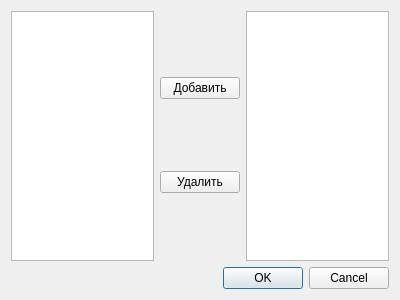
<?xml version="1.0" encoding="UTF-8"?>
<ui version="4.0">
 <class>StatisticAnalyzeDialog</class>
 <widget class="QDialog" name="StatisticAnalyzeDialog">
  <property name="geometry">
   <rect>
    <x>0</x>
    <y>0</y>
    <width>400</width>
    <height>300</height>
   </rect>
  </property>
  <property name="windowTitle">
   <string>Dialog</string>
  </property>
  <layout class="QVBoxLayout" name="verticalLayout">
   <item>
    <layout class="QHBoxLayout" name="horizontalLayout">
     <item>
      <widget class="QListView" name="listView"/>
     </item>
     <item>
      <layout class="QVBoxLayout" name="verticalLayout_2">
       <item>
        <widget class="QPushButton" name="addButton">
         <property name="text">
          <string>Добавить</string>
         </property>
        </widget>
       </item>
       <item>
        <widget class="QPushButton" name="deleteButton">
         <property name="text">
          <string>Удалить</string>
         </property>
        </widget>
       </item>
      </layout>
     </item>
     <item>
      <widget class="QListView" name="listView_2"/>
     </item>
    </layout>
   </item>
   <item>
    <widget class="QDialogButtonBox" name="buttonBox">
     <property name="orientation">
      <enum>Qt::Horizontal</enum>
     </property>
     <property name="standardButtons">
      <set>QDialogButtonBox::Cancel|QDialogButtonBox::Ok</set>
     </property>
    </widget>
   </item>
  </layout>
 </widget>
 <resources/>
 <connections>
  <connection>
   <sender>buttonBox</sender>
   <signal>accepted()</signal>
   <receiver>StatisticAnalyzeDialog</receiver>
   <slot>accept()</slot>
   <hints>
    <hint type="sourcelabel">
     <x>248</x>
     <y>254</y>
    </hint>
    <hint type="destinationlabel">
     <x>157</x>
     <y>274</y>
    </hint>
   </hints>
  </connection>
  <connection>
   <sender>buttonBox</sender>
   <signal>rejected()</signal>
   <receiver>StatisticAnalyzeDialog</receiver>
   <slot>reject()</slot>
   <hints>
    <hint type="sourcelabel">
     <x>316</x>
     <y>260</y>
    </hint>
    <hint type="destinationlabel">
     <x>286</x>
     <y>274</y>
    </hint>
   </hints>
  </connection>
 </connections>
</ui>
